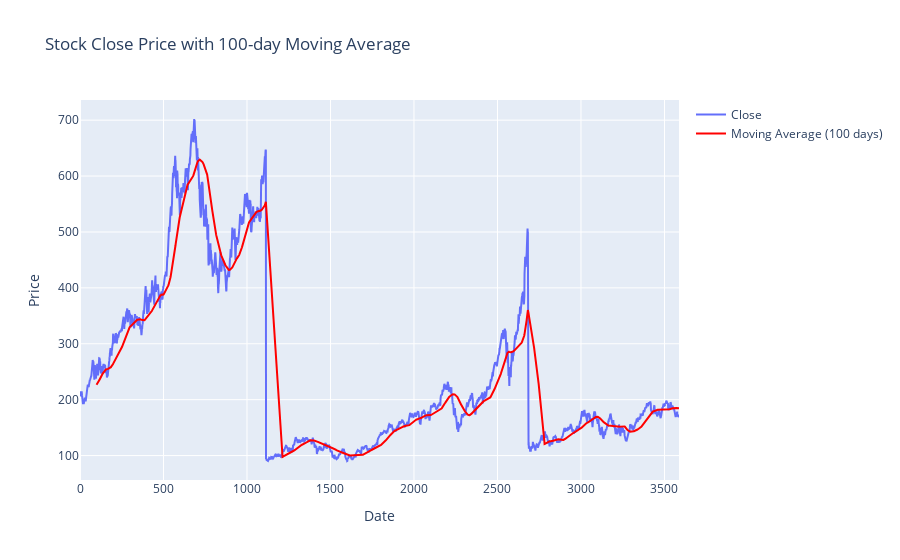

This figure's notebook cell:
### Code cell
import plotly.graph_objects as go

# Create a figure
fig = go.Figure()

# Add trace for the closing price
fig.add_trace(go.Scatter(x=df.index, y=df['close'], mode='lines', name='Close'))

# Add trace for the moving average (assuming ma100 is already defined)
fig.add_trace(go.Scatter(x=df.index, y=ma100, mode='lines', name='Moving Average (100 days)', line=dict(color='red')))

# Update layout
fig.update_layout(title='Stock Close Price with 100-day Moving Average',
                  xaxis_title='Date',
                  yaxis_title='Price')

# Show plot
fig.show()

### Figure 1 — Plotly figure (JSON) as saved in the notebook; plotly's stock layout.template omitted (floating-point values rounded to 4 significant figures; data arrays with more than 128 entries replaced by an {"elided": "..."} marker saying what was removed)
{"data": [{"mode": "lines", "name": "Close", "type": "scatter", "x": {"elided": "3588 int values"}, "y": {"elided": "3588 float values"}}, {"line": {"color": "red"}, "mode": "lines", "name": "Moving Average (100 days)", "type": "scatter", "x": {"elided": "3588 int values"}, "y": {"elided": "3588 float values"}}], "layout": {"title": {"text": "Stock Close Price with 100-day Moving Average"}, "xaxis": {"title": {"text": "Date"}}, "yaxis": {"title": {"text": "Price"}}}}
